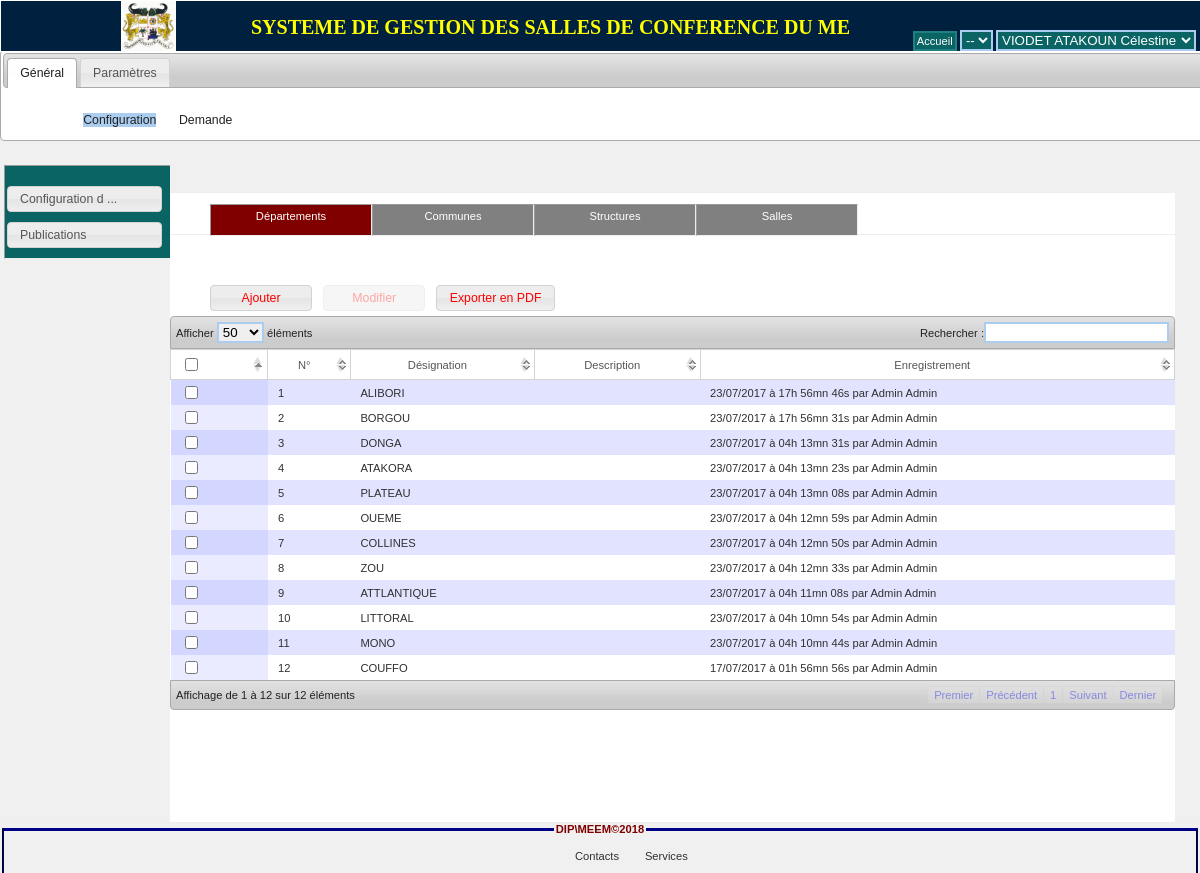
The page /index.php?m=11 (signed in) on the database its author committed.
### tables this page shows
CREATE TABLE IF NOT EXISTS `intervenant` (
  `id` int(11) NOT NULL AUTO_INCREMENT,
  `nom` varchar(255) NOT NULL,
  `prenom` varchar(255) NOT NULL,
  `login` varchar(255) NOT NULL,
  `mdp` varchar(255) NOT NULL,
  `genre` int(11) NOT NULL COMMENT '0 pour homme, 1 pour femme',
  `etat_matrimoniale` int(11) NOT NULL COMMENT '0 pour célibataire, 1 pour marié',
  `nombre_enfant` int(11) NOT NULL,
  `telephone` varchar(255) NOT NULL,
  `email` varchar(255) NOT NULL,
  `photo_url` varchar(255) NOT NULL,
  `id_poste` int(11) NOT NULL,
  `salaire` bigint(20) NOT NULL,
  `mode_payement` int(11) NOT NULL COMMENT '0 pour espèce, 1 pour cheque',
  `date_embauche` date NOT NULL,
  `status` int(11) NOT NULL,
  `id_intervenant_enreg` int(11) NOT NULL,
  `date_enregistrement` datetime NOT NULL,
  PRIMARY KEY (`id`),
  UNIQUE KEY `login` (`login`),
  KEY `ind_id_poste` (`id_poste`),
  KEY `ind_id_intervenant_enreg` (`id_intervenant_enreg`),
  KEY `ind_mdp` (`mdp`),
  KEY `ind_login` (`login`),
  KEY `login_2` (`login`)
);

CREATE TABLE IF NOT EXISTS `poste` (
  `id` int(11) NOT NULL AUTO_INCREMENT,
  `designation` varchar(255) NOT NULL,
  `description` varchar(255) NOT NULL,
  `id_direction` int(11) NOT NULL,
  `id_service` int(11) NOT NULL,
  `id_division` int(11) NOT NULL,
  `chef_direction_state` int(11) NOT NULL,
  PRIMARY KEY (`id`),
  KEY `ind_id_direction` (`id_direction`)
);

CREATE TABLE IF NOT EXISTS `categorie_menu` (
  `id` int(11) NOT NULL AUTO_INCREMENT,
  `designation` varchar(255) NOT NULL,
  `description` varchar(255) NOT NULL,
  `active_state` int(11) NOT NULL COMMENT '0 non active, 1 activé',
  `show_help` int(11) NOT NULL COMMENT '0 non active, 1 active',
  `position` int(11) NOT NULL COMMENT 'indique l''ordre d''affichage de cet onglet',
  PRIMARY KEY (`id`)
);

CREATE TABLE IF NOT EXISTS `menu` (
  `id` int(11) NOT NULL AUTO_INCREMENT,
  `designation` varchar(255) NOT NULL,
  `description` varchar(255) NOT NULL,
  `id_categorie` int(11) NOT NULL,
  `active_state` int(11) NOT NULL COMMENT '0 non active, 1 activé',
  `show_help` int(11) NOT NULL COMMENT '0 non active, 1 active',
  PRIMARY KEY (`id`),
  KEY `ind_id_categorie` (`id_categorie`)
);

CREATE TABLE IF NOT EXISTS `sous_menu` (
  `id` int(11) NOT NULL AUTO_INCREMENT,
  `id_menu` int(11) NOT NULL,
  `designation` varchar(255) NOT NULL,
  `description` varchar(255) NOT NULL,
  `position` int(11) NOT NULL,
  `active_state` int(11) NOT NULL COMMENT '0 non active, 1 activé',
  `show_help` int(11) NOT NULL COMMENT '0 non active, 1 active',
  `on_passwd_access` int(11) NOT NULL COMMENT '0 non, 1 oui si mot de passe defini dans la table static params',
  `show_at_startup` int(11) NOT NULL,
  `icone_url` varchar(255) NOT NULL,
  `id_type_sm` int(11) NOT NULL,
  PRIMARY KEY (`id`),
  KEY `ind_id_menu` (`id_menu`),
  KEY `ind_id_type_sm` (`id_type_sm`)
);

CREATE TABLE IF NOT EXISTS `app_departement` (
  `id` int(11) NOT NULL AUTO_INCREMENT,
  `nom` varchar(255) NOT NULL,
  `description` varchar(255) NOT NULL,
  `id_intervenant` int(11) NOT NULL,
  `date_enregistrement` datetime NOT NULL,
  PRIMARY KEY (`id`)
);

### src/app/view/m11/85_departements.php (the view, shortened to what the rows shown need)
<div align="center" style="margin-top:50px;">
	<table border="0" id="dataTable" class="display datatable">
        <thead>
            <tr height="30" align="center">
				<th style="text-align:left"><input type="checkbox" name="all_checker" /></th>
				<th>N°</th>
				<th>Désignation</th>
                <th>Description</th>
                <th>Enregistrement</th>
			</tr>
        </thead>
        <?php
			  $i = 0;
			  $departements = Departement::all();
			  foreach($departements as $str)
			  {
				echo '<tr class="line">';
					echo '<td><input type="checkbox" name="dossier_'.$str->id().'" value="'.$str->id().'" /></td>';
					echo '<td>'.(++$i).'</td>';
					echo '<td>'.$str->nom().'</td>';
					echo '<td>'.$str->description().'</td>';
					echo '<td>'.Systeme::dateTimeToFrench($str->insertDate()).' par '.$str->insertUser()->fullname().'</td>';
				echo '</tr>';
			  }
		?>
    </table>
</div>

### index.php (shortened to what the rows shown need)
<?php
require_once("requirements.php");
$connected = false;
if(isset($_SESSION['id_intervenant']))
{
	$connected = true;
	$db = new DataBase();
	$intervenant = new Intervenant($_SESSION['id_intervenant']);
}
?>
<!DOCTYPE html>
<html>
<head>
		<link rel="stylesheet" href="js/bxslider/jquery.bxslider.css" type="text/css" />
		<link rel="stylesheet" href="css/style.css" />
		<link rel="stylesheet" type="text/css" href="lib/jquery-ui-1.10.1/development-bundle/themes/base/jquery.ui.all.css" />
		<link rel="stylesheet" type="text/css" href="lib/jquery-ui-1.10.1/development-bundle/themes/base/jquery.ui.dataTable.css" />
		<link rel="stylesheet" type="text/css" href="lib/DataTables-1.10.2/extensions/TableTools/css/dataTables.tableTools.css" />
		<link rel="stylesheet" type="text/css" href="css/simplePagination.css">
		<link rel="stylesheet" type="text/css" href="lib/fancybox/source/jquery.fancybox.css?v=2.1.5" media="screen" />
		<link rel="stylesheet" type="text/css" href="lib/fancybox/source/helpers/jquery.fancybox-buttons.css?v=1.0.5" />
		<link rel="stylesheet" type="text/css" href="lib/fancybox/source/helpers/jquery.fancybox-thumbs.css?v=1.0.7" />
		<link rel="stylesheet" type="text/css" href="lib/select2/select2.min.css">
</head>
<body>
<div id="page">
        <div id="header" style="border:1px solid white;">
			<?php if($connected){?>
			<form>
				<a href="index.php" class="b_home" style="">Accueil</a>
				<select name="globalYear" title="Excercice">
					<?php
					    echo '<option value="'.date('Y').'"> -- </option>';
					?>
				</select>
				<select name = "sessionInfo" title="<?php echo $intervenant->poste();?>">
					<option value="0"><?php echo $intervenant->nom().' '.$intervenant->prenom();?></option>
				</select>
			</form>
			<?php } ?>
	    </div>
		<?php
			if($connected)
			{
				include('includes/connected.php');
			}
			else
			{
				include('includes/connexion.php');
			}
		?>
</div>
</body>
</html>

### includes/connected.php (shortened to what the rows shown need)
<?php
$nav_menu = $intervenant->nav_menus();
?>
	<div id="tabs">
		<ul>
		    <?php
			    $i=0;
                foreach($nav_menu as $categorie)
				{
				   if(count($categorie['menus'])>0)
				   {
					echo '<li><a href="#tabs-'.$i.'" title="'.(($categorie['show_help']==1)?$categorie['description']:'').'">'.$categorie['designation'].'</a></li>';
					$i++;
				   }
				}
			?>
		</ul>
		<?php
			$i=0;
			foreach($nav_menu as $categorie)
			{
			  $menus = $categorie['menus'];
			  if(count($menus)>0)
			  {
				  echo '<div id="tabs-'.$i.'" class="tab_content">';
				  echo '<ul>';
					  foreach($menus as $m)
					  {
						if(isset($_GET['m'])&&$_GET['m']==$m['id'])
						{
							echo '<li class="current_m"><a href="index.php?m='.$m['id'].'" title="'.(($m['show_help']==1)?$m['description']:'').'">'.$m['designation'].'</a></li>';
						}
						else
							echo '<li><a href="index.php?m='.$m['id'].'" title="'.(($m['show_help']==1)?$m['description']:'').'">'.$m['designation'].'</a></li>';
					  }
				  echo '</ul>';
				  echo '</div>';
				  $i++;
			  }
			}
		?>
	</div>
	<div id="wrap">
		<div id="left_menu">
		    <?php
			   if(isset($_GET['m']))
			   {
					$id_menu = $db->escape($_GET['m']);
					$sous_menus = $intervenant->sous_menus($id_menu);
					if(count($sous_menus)>0)
					{
					    echo '<ul>';
						foreach($sous_menus as $sm)
						{
							$sm_limited_designation = (strlen($sm['designation'])>18)?substr($sm['designation'],0,15).' ...':$sm['designation'];
							if(isset($_GET['sm'])&&$_GET['sm']==$sm['id'])
								echo '<li class="current_sm" m="'.$id_menu.'" sm="'.$sm['id'].'" ><a href = "" title="'.(($sm['show_help']==1)?$sm['description']:'').'" >'.$sm_limited_designation.'</a></li>';
							else
								echo '<li class="sm" m="'.$id_menu.'" sm="'.$sm['id'].'" ><a href = "" title="'.(($sm['show_help']==1)?$sm['description']:'').'">'.$sm_limited_designation.'</a></li>';
						}
						 echo '</ul>';
					}
			   }
			?>
		</div>
	   <div id="content">
				<?php
					if(isset($_GET['sm']))
					{
					    $id_sm = $db->escape($_GET['sm']);
					    $file = "src/".Systeme::sm_folder($id_sm)."/view/m".$_GET['m']."/".$id_sm.".php";
						if(file_exists($file))
						{
						    if($intervenant->hasSousMenu($id_sm)||(!is_numeric($id_sm) && count(explode('_',$id_sm))>1))
						    {
						    	if(is_numeric($id_sm))
						    	{
						    		$sys_date = new DateTime();
						    		$s_m = null;
						    		foreach ($sous_menus as $key => $sm) {
						    			if($sm['id'] == $id_sm)
						    			{
						    				$s_m = $sm;
						    				break;
						    			}
						    		}
						    		if($s_m['on_passwd_access']==0 && isset($_GET['sm_token']) && $_GET['sm_token'] == md5($_SESSION['sm_token']))
						    		{
						    			include($file);
						    		}
						    		else if($s_m['on_passwd_access']==1 && isset($_GET['sm_token']) && $_GET['sm_token'] == md5($_SESSION['sm_token']))
						    		{
						    			include($file);
						    		}
						    		else
						    		{
						    			include('includes/not_allowed_sm.php');
						    		}
						    	}
						    	else
						    	{
						    		include($file);
						    	}
						    }
							else
								include('includes/not_allowed_sm.php');
						}
					}
					else if(isset($_GET['m']))
					{
						$sm = $sous_menus[0];
						$file = "src/".Systeme::sm_folder($sm['id'])."/view/m".$_GET['m']."/".$sm['id'].".php";
						if(file_exists($file))
						{
						    include($file);
						}
					}
					else
					{
						include('includes/accueil.php');
					}
				?>
	   </div>
	</div>

### rows shown on the page
intervenant: sessionInfo "VIODET ATAKOUN Célestine"
categorie_menu: designation "Général"
categorie_menu: designation "Paramètres"
menu: designation "Configuration"
menu: designation "Demande"
sous_menu: designation "Configuration d ..."
sous_menu: designation "Publications"
app_departement: nom "ALIBORI", date_enregistrement "23/07/2017 à 17h 56mn 46s", id_intervenant.prenom "Admin Admin"
app_departement: nom "BORGOU", date_enregistrement "23/07/2017 à 17h 56mn 31s", id_intervenant.prenom "Admin Admin"
app_departement: nom "DONGA", date_enregistrement "23/07/2017 à 04h 13mn 31s", id_intervenant.prenom "Admin Admin"
app_departement: nom "ATAKORA", date_enregistrement "23/07/2017 à 04h 13mn 23s", id_intervenant.prenom "Admin Admin"
app_departement: nom "PLATEAU", date_enregistrement "23/07/2017 à 04h 13mn 08s", id_intervenant.prenom "Admin Admin"
app_departement: nom "OUEME", date_enregistrement "23/07/2017 à 04h 12mn 59s", id_intervenant.prenom "Admin Admin"
app_departement: nom "COLLINES", date_enregistrement "23/07/2017 à 04h 12mn 50s", id_intervenant.prenom "Admin Admin"
app_departement: nom "ZOU", date_enregistrement "23/07/2017 à 04h 12mn 33s", id_intervenant.prenom "Admin Admin"
app_departement: nom "ATTLANTIQUE", date_enregistrement "23/07/2017 à 04h 11mn 08s", id_intervenant.prenom "Admin Admin"
app_departement: nom "LITTORAL", date_enregistrement "23/07/2017 à 04h 10mn 54s", id_intervenant.prenom "Admin Admin"
app_departement: nom "MONO", date_enregistrement "23/07/2017 à 04h 10mn 44s", id_intervenant.prenom "Admin Admin"
app_departement: nom "COUFFO", date_enregistrement "17/07/2017 à 01h 56mn 56s", id_intervenant.prenom "Admin Admin"

### other values the page prints
app_title "SYSTEME DE GESTION DES SALLES DE CONFERENCE DU ME"
